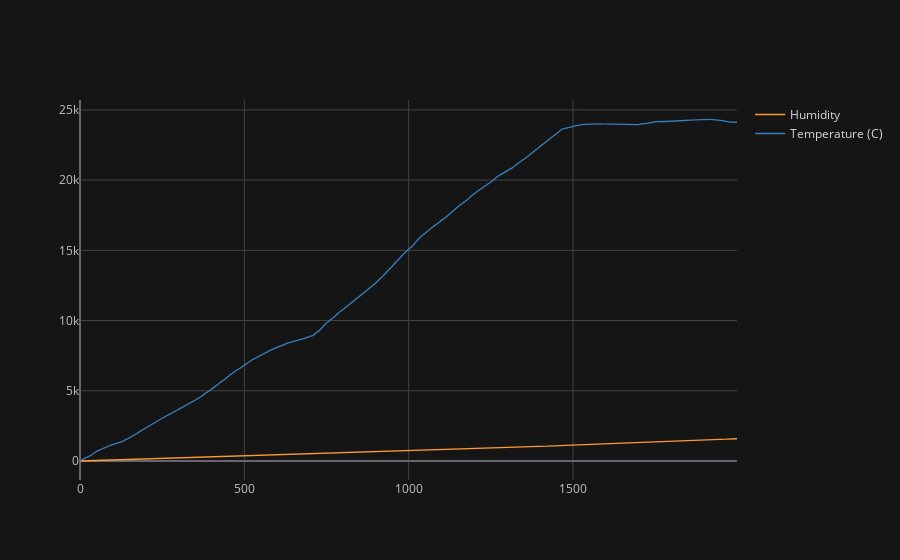

The code cell stored with this chart in its notebook:
### Markdown cell above
## Plot Between The Humidity and Temperature.

### Code cell
data[['Humidity','Temperature (C)']].cumsum().iplot()

### Figure 1 — Plotly figure (JSON) as saved in the notebook; plotly's stock layout.template omitted (floating-point values rounded to 4 significant figures; data arrays with more than 128 entries replaced by an {"elided": "..."} marker saying what was removed)
{"data": [{"line": {"color": "rgba(255, 153, 51, 1.0)", "dash": "solid", "shape": "linear", "width": 1.3}, "mode": "lines", "name": "Humidity", "text": "", "type": "scatter", "x": {"elided": "2000 int values"}, "y": {"elided": "2000 float values"}}, {"line": {"color": "rgba(55, 128, 191, 1.0)", "dash": "solid", "shape": "linear", "width": 1.3}, "mode": "lines", "name": "Temperature (C)", "text": "", "type": "scatter", "x": {"elided": "2000 int values"}, "y": {"elided": "2000 float values"}}], "layout": {"legend": {"bgcolor": "#151516", "font": {"color": "#D9D9D9"}}, "paper_bgcolor": "#151516", "plot_bgcolor": "#151516", "title": {"font": {"color": "#D9D9D9"}}, "xaxis": {"gridcolor": "#434343", "showgrid": true, "tickfont": {"color": "#C2C2C2"}, "title": {"font": {"color": "#D9D9D9"}, "text": ""}, "zerolinecolor": "#666570"}, "yaxis": {"gridcolor": "#434343", "showgrid": true, "tickfont": {"color": "#C2C2C2"}, "title": {"font": {"color": "#D9D9D9"}, "text": ""}, "zerolinecolor": "#666570"}}}
